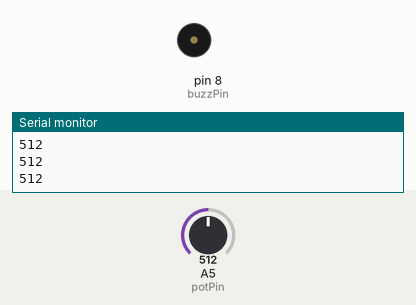
A sketch run on a simulated Arduino Uno, built with avr-gcc and run on an emulated ATmega328P. On the bench: buzzer (waves = sounding, pin HIGH), the last lines printed to the serial monitor. The inputs (shaded band) are chosen by the test bench; at power-on: A5 (potPin) = 512.

Above: at 1.2 s.
1.3 s: A5 (potPin) set to 987
2.8 s: A5 (potPin) set to 1018
At 3.8 s:
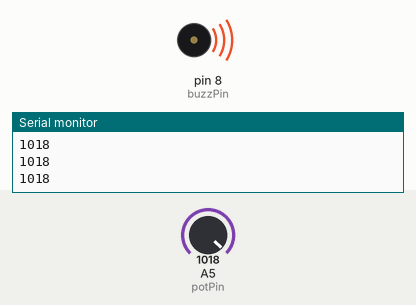
4.3 s: A5 (potPin) set to 990
At 4.9 s:
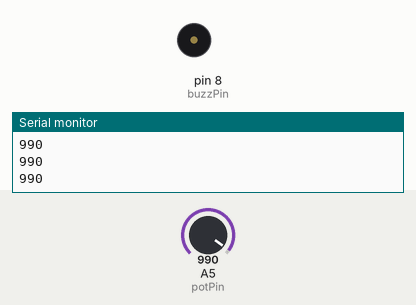
5.8 s: A5 (potPin) set to 1010
At 6.1 s:
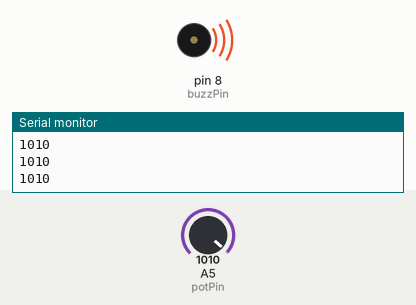
Timing chart, 0 to 8.3 s (numbered marks = the images above; inputs shaded):
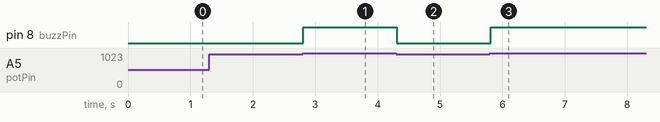

The sketch:

Active_Buzzer_Clase.ino
```cpp
//int buzzPin = 8;
//int number;
//String msg1 = "Por favor introduce tu número";
//int dt = 500;
//void setup() {
//  // put your setup code here, to run once:
//  Serial.begin(9600);
//  pinMode(buzzPin, OUTPUT);
//}
//
//void loop() {
//  // put your main code here, to run repeatedly:
//  Serial.println();
//  Serial.println(msg1);
//  while (Serial.available() == 0) {
//
//  }
//  number = Serial.parseInt();
//
//  if (number > 10){
//    digitalWrite(buzzPin, HIGH);
//    delay(dt);
//    digitalWrite(buzzPin, LOW);
//  }
//
//}

int buzzPin = 8;
int potVal;
int potPin = A5;

void setup() {
  // put your setup code here, to run once:
  Serial.begin(9600);
  pinMode(buzzPin, OUTPUT);
  pinMode(potPin, INPUT);
}

void loop() {
  // put your main code here, to run repeatedly:

  potVal = analogRead(potPin);
  Serial.println(potVal);

  while (potVal>1000){
    digitalWrite(buzzPin, HIGH);
    potVal = analogRead(potPin);
    Serial.println(potVal);
  }
  digitalWrite(buzzPin, LOW);

}
```

Measured:
- the behaviour switches between 1000 and 1001 on A5 (potPin) (found by bisection; images 0 and 1)
- after the input at 2.8 s, pin 8 (buzzPin): LOW → HIGH at once
- after the input at 4.3 s, pin 8 (buzzPin): HIGH → LOW at once
- after the input at 5.8 s, pin 8 (buzzPin): LOW → HIGH at once
